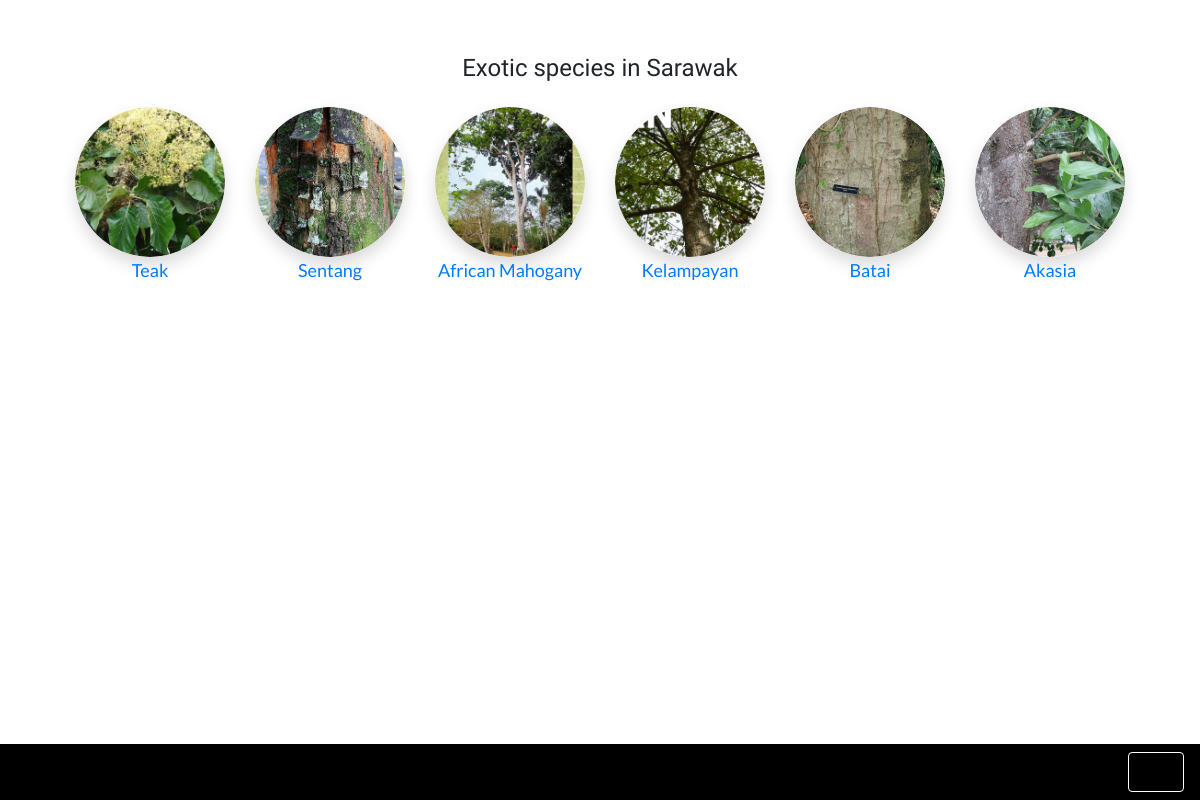
The app's page /species/exotic_index/ with its own data.
### species/models.py (models this page shows, shortened)
class Species(models.Model):
	date_input = models.DateTimeField(auto_now_add=True)
	local_name = models.CharField(max_length=100)
	species_type = models.CharField(max_length=50, choices=TYPE_CHOICES, default='INDIGENOUS')
	species_img = models.ImageField('Species Image', null=True, blank=True, upload_to='species_img')
	species_thumbnail = models.ImageField('Species thumbnail', null=True, blank=True, upload_to='species_thumbnail')
	class Meta:
		ordering = ['-date_input']

### species/views.py (the view)
# urls.py: path('exotic_index/', exotic_index, name='exotic_index'),
def exotic_index(request):
	exotic_species_index = species_object.filter(species_type__icontains='Exotic')
	return render(request, 'species/species_exotic.html', {
		'exotic_species_index':exotic_species_index
		})

### species/templates/species/species_exotic.html
{% extends 'base_en.html' %}
{% block content %}
<br>
<br>
<div class="container">
	<h4 class="text-center mb-4">Exotic species in Sarawak</h4>
	<div class="row d-flex justify-content-center">
		{% for species in exotic_species_index %}
		<a class="link-unstyled" href="{% url 'species_detail' species.pk %}">
			<div class="col">
				<div class="avatar mx-auto">
					<img class="shadow rounded-circle z-depth-2" width="150" height="150" src="{{ species.species_thumbnail.url }}">
				</div>
				<div class="text-center">
					<p>{{ species.local_name }}</p>
				</div>
			</div>
		</a>
		{% endfor %}
	</div>
</div>
{% endblock %}

### jrlcd/static/css/main.css (style rules this page uses)
body { font-family: 'Lato', sans-serif; font-size: 18px; }
h1, h2, h3, h4, h5, h6 { font-family: 'Cardo', serif; }

### records on screen
Species: species_thumbnail (picture), local_name "Teak"
Species: species_thumbnail (picture), local_name "Sentang"
Species: species_thumbnail (picture), local_name "African Mahogany"
Species: species_thumbnail (picture), local_name "Kelampayan"
Species: species_thumbnail (picture), local_name "Batai"
Species: species_thumbnail (picture), local_name "Akasia"
